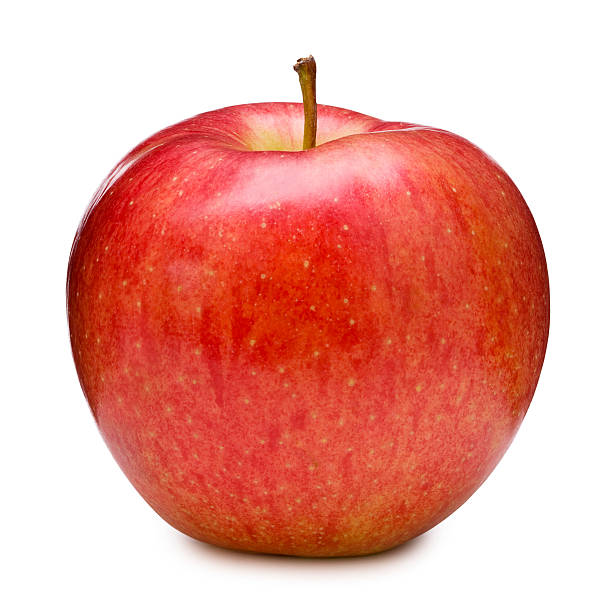
#> input picture apple.jpg, 612 x 612 px
$ python homework-14.py
#> lines starting #> are read from the running program, lines starting #| are printed output that depends on the picture; after the words box and inside, x2 and y2 are one past the last pixel; in counts of white or black regions, pixels touching at a corner belong together
#

import cv2
import numpy as np
import matplotlib.pyplot as plt

def rgb_slice(image_path, lower_threshold, upper_threshold):
    # Görüntüyü oku
#> called with image_path = 'apple.jpg', lower_threshold = array of shape (3,), upper_threshold = array of shape (3,)
    image = cv2.imread(image_path)
#> image is the input picture: shape (612, 612, 3); mean B, G, R 157.2, 167.1, 234.1

    # Renk bölütlenmesi yap
    mask = cv2.inRange(image, lower_threshold, upper_threshold)
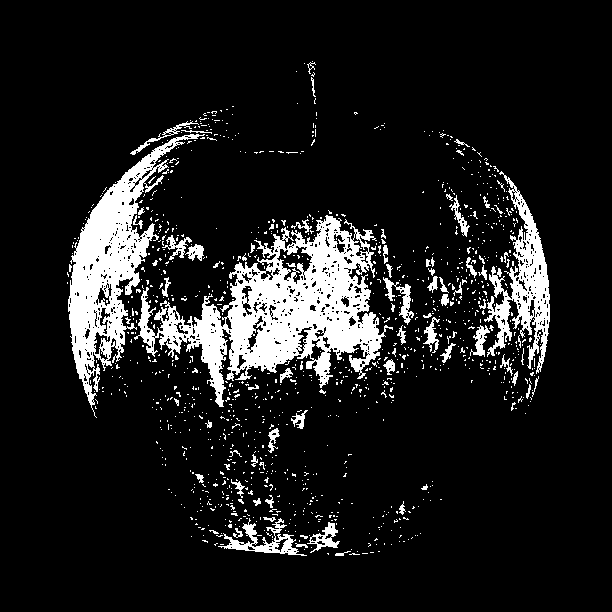
#> mask: shape (612, 612); 11.4% white; 1168 white regions (1094 under 20 px), largest, box (x1, y1, x2, y2) and area: (134, 215, 393, 407) 18227, (68, 134, 205, 418) 10264, (484, 171, 550, 374) 4507
    result = cv2.bitwise_and(image, image, mask=mask)
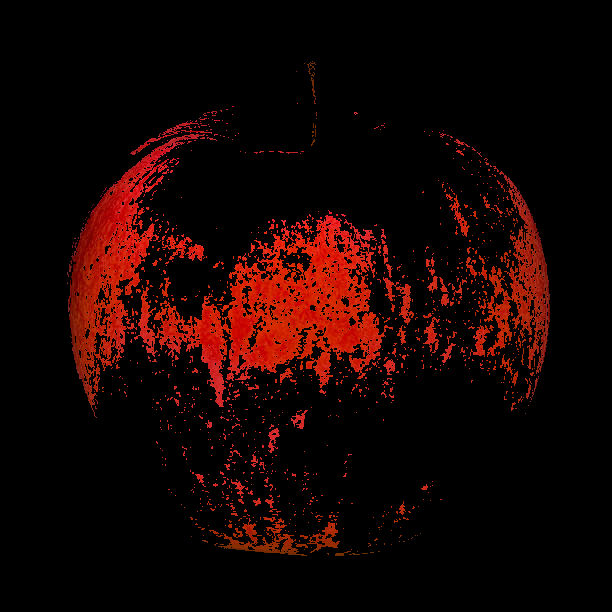
#> result: shape (612, 612, 3); mean B, G, R 1.6, 3.9, 22.3

    # Görselleştirme
    plt.figure(figsize=(12, 6))

    plt.subplot(1, 3, 1)
    plt.imshow(cv2.cvtColor(image, cv2.COLOR_BGR2RGB))
    plt.title('Orijinal Görüntü')
    plt.axis('off')

    plt.subplot(1, 3, 2)
    plt.imshow(mask, cmap='gray')
    plt.title('Maske')
    plt.axis('off')

    plt.subplot(1, 3, 3)
    plt.imshow(cv2.cvtColor(result, cv2.COLOR_BGR2RGB))
    plt.title('Bölütlenmiş Görüntü')
    plt.axis('off')

    plt.show()
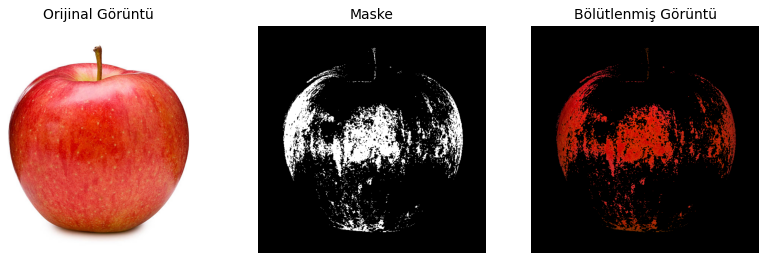
#> figure drawn by matplotlib, 3 panels

# Örnek bir görüntü üzerinde RGB bölütlenme uygula
image_path = "apple.jpg"

# Alt ve üst renk eşik değerleri
lower_threshold = np.array([0, 0, 100])
upper_threshold = np.array([50, 50, 255])

rgb_slice(image_path, lower_threshold, upper_threshold)
